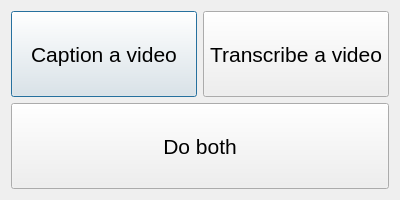
<?xml version="1.0" encoding="UTF-8"?>
<ui version="4.0">
 <class>Dialog</class>
 <widget class="QDialog" name="Dialog">
  <property name="geometry">
   <rect>
    <x>0</x>
    <y>0</y>
    <width>400</width>
    <height>200</height>
   </rect>
  </property>
  <property name="windowTitle">
   <string>Dialog</string>
  </property>
  <layout class="QGridLayout" name="gridLayout">
   <item row="0" column="0">
    <widget class="QPushButton" name="captionsButton">
     <property name="sizePolicy">
      <sizepolicy hsizetype="Minimum" vsizetype="Minimum">
       <horstretch>0</horstretch>
       <verstretch>0</verstretch>
      </sizepolicy>
     </property>
     <property name="font">
      <font>
       <pointsize>16</pointsize>
       <fontweight>DemiBold</fontweight>
      </font>
     </property>
     <property name="text">
      <string>Caption a video</string>
     </property>
    </widget>
   </item>
   <item row="0" column="1">
    <widget class="QPushButton" name="transcriptButton">
     <property name="sizePolicy">
      <sizepolicy hsizetype="Minimum" vsizetype="Minimum">
       <horstretch>0</horstretch>
       <verstretch>0</verstretch>
      </sizepolicy>
     </property>
     <property name="font">
      <font>
       <pointsize>16</pointsize>
       <fontweight>DemiBold</fontweight>
      </font>
     </property>
     <property name="text">
      <string>Transcribe a video</string>
     </property>
    </widget>
   </item>
   <item row="1" column="0" colspan="2">
    <widget class="QPushButton" name="bothButton">
     <property name="sizePolicy">
      <sizepolicy hsizetype="Minimum" vsizetype="Minimum">
       <horstretch>0</horstretch>
       <verstretch>0</verstretch>
      </sizepolicy>
     </property>
     <property name="font">
      <font>
       <pointsize>16</pointsize>
       <fontweight>DemiBold</fontweight>
      </font>
     </property>
     <property name="text">
      <string>Do both</string>
     </property>
    </widget>
   </item>
  </layout>
 </widget>
 <resources/>
 <connections/>
</ui>
